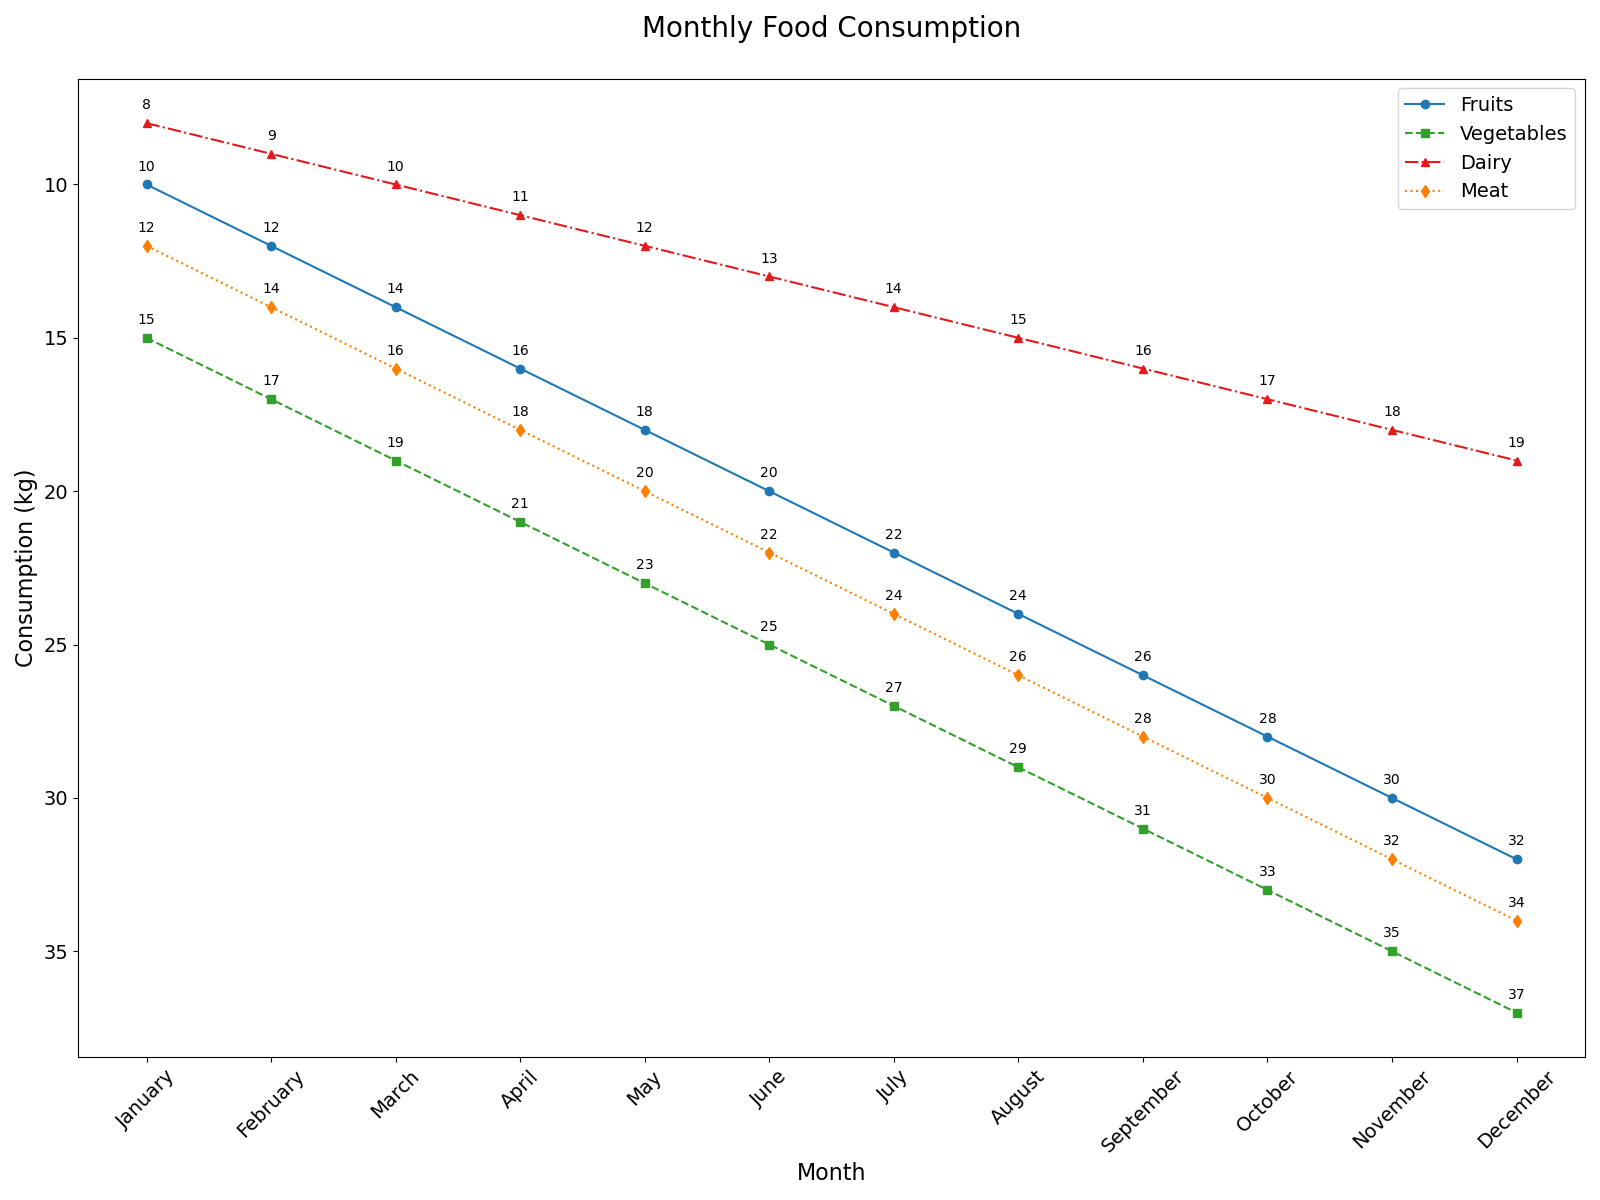

Recreate this plot in Python.

import matplotlib.pyplot as plt

# Data provided in the question
chart_data = [
    {'Month': 'January', 'Fruits (kg)': 10, 'Vegetables (kg)': 15, 'Dairy (kg)': 8, 'Meat (kg)': 12},
    {'Month': 'February', 'Fruits (kg)': 12, 'Vegetables (kg)': 17, 'Dairy (kg)': 9, 'Meat (kg)': 14},
    {'Month': 'March', 'Fruits (kg)': 14, 'Vegetables (kg)': 19, 'Dairy (kg)': 10, 'Meat (kg)': 16},
    {'Month': 'April', 'Fruits (kg)': 16, 'Vegetables (kg)': 21, 'Dairy (kg)': 11, 'Meat (kg)': 18},
    {'Month': 'May', 'Fruits (kg)': 18, 'Vegetables (kg)': 23, 'Dairy (kg)': 12, 'Meat (kg)': 20},
    {'Month': 'June', 'Fruits (kg)': 20, 'Vegetables (kg)': 25, 'Dairy (kg)': 13, 'Meat (kg)': 22},
    {'Month': 'July', 'Fruits (kg)': 22, 'Vegetables (kg)': 27, 'Dairy (kg)': 14, 'Meat (kg)': 24},
    {'Month': 'August', 'Fruits (kg)': 24, 'Vegetables (kg)': 29, 'Dairy (kg)': 15, 'Meat (kg)': 26},
    {'Month': 'September', 'Fruits (kg)': 26, 'Vegetables (kg)': 31, 'Dairy (kg)': 16, 'Meat (kg)': 28},
    {'Month': 'October', 'Fruits (kg)': 28, 'Vegetables (kg)': 33, 'Dairy (kg)': 17, 'Meat (kg)': 30},
    {'Month': 'November', 'Fruits (kg)': 30, 'Vegetables (kg)': 35, 'Dairy (kg)': 18, 'Meat (kg)': 32},
    {'Month': 'December', 'Fruits (kg)': 32, 'Vegetables (kg)': 37, 'Dairy (kg)': 19, 'Meat (kg)': 34}
]

# Extracting the data for plotting
months = [entry['Month'] for entry in chart_data]
fruits_kg = [entry['Fruits (kg)'] for entry in chart_data]
vegetables_kg = [entry['Vegetables (kg)'] for entry in chart_data]
dairy_kg = [entry['Dairy (kg)'] for entry in chart_data]
meat_kg = [entry['Meat (kg)'] for entry in chart_data]

# Plotting the data
plt.figure(figsize=(16, 12))

plt.plot(months, fruits_kg, label='Fruits', marker='o', linestyle='-', color='#1f78b4')
plt.plot(months, vegetables_kg, label='Vegetables', marker='s', linestyle='--', color='#33a02c')
plt.plot(months, dairy_kg, label='Dairy', marker='^', linestyle='-.', color='#e31a1c')
plt.plot(months, meat_kg, label='Meat', marker='d', linestyle=':', color='#ff7f00')

# Adding the title and labels
plt.title('Monthly Food Consumption', fontsize=20, pad=30)
plt.xlabel('Month', fontsize=16)
plt.ylabel('Consumption (kg)', fontsize=16)
plt.xticks(rotation=45, fontsize=14)
plt.yticks(fontsize=14)

# Inverting y-axis
plt.gca().invert_yaxis()

# Adding annotations
for i, txt in enumerate(fruits_kg):
    plt.annotate(txt, (months[i], fruits_kg[i]), textcoords="offset points", xytext=(0,10), ha='center')
for i, txt in enumerate(vegetables_kg):
    plt.annotate(txt, (months[i], vegetables_kg[i]), textcoords="offset points", xytext=(0,10), ha='center')
for i, txt in enumerate(dairy_kg):
    plt.annotate(txt, (months[i], dairy_kg[i]), textcoords="offset points", xytext=(0,10), ha='center')
for i, txt in enumerate(meat_kg):
    plt.annotate(txt, (months[i], meat_kg[i]), textcoords="offset points", xytext=(0,10), ha='center')

# Adding a legend
plt.legend(loc='upper right', fontsize=14)

# Adjust layout to prevent clipping and show the plot
plt.tight_layout()
plt.show()
